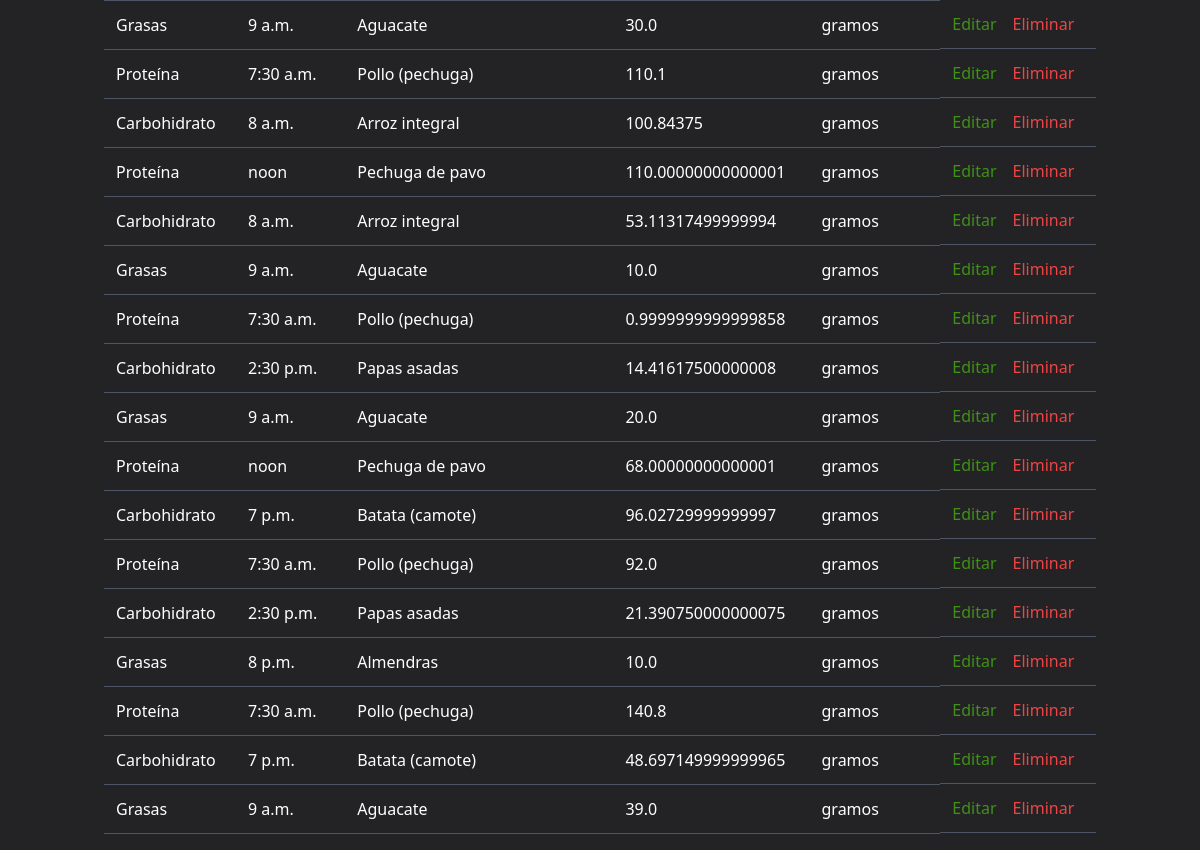
The app's page /comidas/ (signed in, lower part), older data.
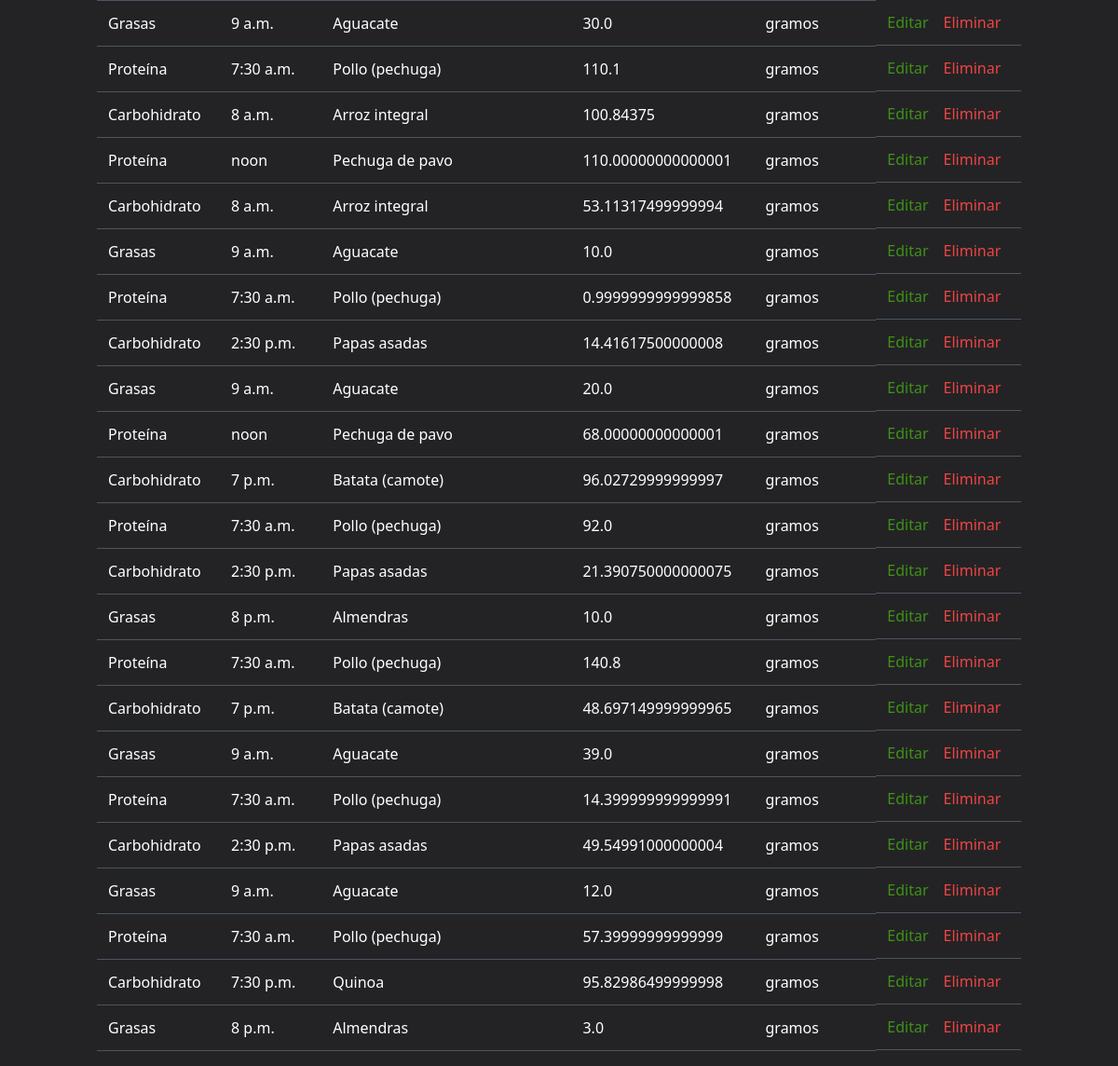
The same page, newer data.
### accounts/models.py (models this page shows, shortened)
class Comida(models.Model):
    tipo = models.CharField(max_length=50)
    hora = models.TimeField()
    nombre = models.CharField(max_length=100)  # Detalle del alimento
    cantidad = models.FloatField()
    unidad = models.CharField(max_length=20)

### accounts/views.py (the view)
# urls.py: path('comidas/', views.comida_list, name='comida_list'),
@login_required
@superadmin_required
def comida_list(request):
    comidas = Comida.objects.all()
    return render(request, 'accounts/comida_list.html', {'comidas': comidas})

### accounts/templates/accounts/comida_list.html (shortened to what this page needs)
<!DOCTYPE html>
<html lang="en">
  <head>
    <script src="https://cdn.tailwindcss.com"></script>
  </head>
  <body class="bg-dark-main text-white min-h-screen">
    <div class="container mx-auto p-4">
      <table class="w-full text-left border-collapse">
        <tbody>
          {% for comida in comidas %}
          <tr class="hover:bg-gray-700">
            <td class="p-3 border-b border-gray-600">{{ comida.tipo }}</td>
            <td class="p-3 border-b border-gray-600">{{ comida.hora }}</td>
            <td class="p-3 border-b border-gray-600">{{ comida.nombre }}</td>
            <td class="p-3 border-b border-gray-600">{{ comida.cantidad }}</td>
            <td class="p-3 border-b border-gray-600">{{ comida.unidad }}</td>
            <td class="p-3 border-b border-gray-600 flex space-x-4">
              <a
                href="{% url 'update_comida' comida.pk %}"
                class="text-accent hover:underline flex items-center"
              >
                Editar
              </a>
              <a
                href="{% url 'delete_comida' comida.pk %}"
                class="text-red-500 hover:underline flex items-center"
              >
                Eliminar
              </a>
            </td>
          </tr>
          {% endfor %}
        </tbody>
      </table>
    </div>
  </body>
</html>

### accounts/templates/accounts/comida_list.html (style rules this page uses)
.bg-dark-main { background-color: #232325; }
.text-accent { color: #3f9216; }

Row changes from the older to the newer data that the page shows:
added Comida: tipo "Proteína", hora "7:30 a.m.", nombre "Pollo (pechuga)", cantidad "14.399999999999991", unidad "gramos"
added Comida: tipo "Carbohidrato", hora "2:30 p.m.", nombre "Papas asadas", cantidad "49.54991000000004", unidad "gramos"
added Comida: tipo "Grasas", hora "9 a.m.", nombre "Aguacate", cantidad "12.0", unidad "gramos"
added Comida: tipo "Proteína", hora "7:30 a.m.", nombre "Pollo (pechuga)", cantidad "57.39999999999999", unidad "gramos"
added Comida: tipo "Carbohidrato", hora "7:30 p.m.", nombre "Quinoa", cantidad "95.82986499999998", unidad "gramos"
added Comida: tipo "Grasas", hora "8 p.m.", nombre "Almendras", cantidad "3.0", unidad "gramos"
